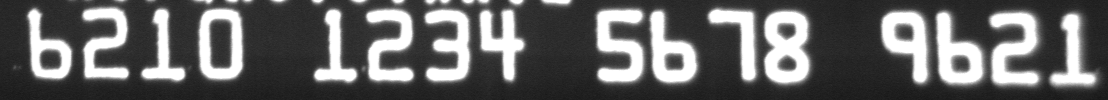
#> input picture Card_Project_Jiaojie/Muban_Pipei/DaMa_Pipei/test_images/img_22.png, 1108 x 100 px, found by its file name
$ python Gpt_new_method.py   (older library calls are emulated)
#> lines starting #> are read from the running program, lines starting #| are printed output that depends on the picture; after the words box and inside, x2 and y2 are one past the last pixel; in counts of white or black regions, pixels touching at a corner belong together
import os, cv2, numpy as np, matplotlib.pyplot as plt

input_path  = r"D:\PayCard_Detection\paycard_dectection_test1\Muban\Letter\test_images\img_22.png"  # 输入图像路径
output_dir  = 'full_enhance_outputs_1'

force_invert = None
bg_gauss_sigma = 14
diff_large_sigma = 10.0
diff_small_sigma = 1.3
halo_diff_clip = 0.0  # 一般保持0

dehalo_merge_weight_bg = 0.55
dehalo_merge_weight_diff = 0.45

stretch_low_pct  = 1.0
stretch_high_pct = 99.2

use_CLAHE   = True
clahe_clip  = 2.2
clahe_tile  = (8,8)

erode_iterations = 2
alpha_gamma      = 1.6
alpha_min_cut    = 0.03

sharpen_scales    = [1.0, 2.0, 4.0]
sharpen_amounts   = [0.9, 0.5, 0.3]
final_sharpen_mix = 0.65
edge_weight_power = 0.55
dehalo_clip       = 0.015

premultiply_alpha = False

save_extra_debug  = True


def ensure_dir(d):
    if not os.path.exists(d):
        os.makedirs(d, exist_ok=True)


def read_image(path):
    img = cv2.imread(path, cv2.IMREAD_UNCHANGED)
    if img is None:
        raise FileNotFoundError(path)
    if img.ndim == 2:
        img = cv2.cvtColor(img, cv2.COLOR_GRAY2BGR)
    if img.shape[2] == 4:
        img = img[:, :, :3]
    return img


def auto_invert_needed(gray_u8):
    mean_all = gray_u8.mean()
    hi = np.percentile(gray_u8, 95)
    ratio_hi = (gray_u8 >= hi).mean()
    return (mean_all > 150 and ratio_hi > 0.25)


def stretch_percentile(img_01, low_pct, high_pct):
    lo, hi = np.percentile(img_01, (low_pct, high_pct))
    out = (img_01 - lo) / (hi - lo + 1e-6)
    return np.clip(out, 0, 1)


def apply_CLAHE(gray_01):
    g8 = (gray_01 * 255).astype(np.uint8)
    clahe = cv2.createCLAHE(clipLimit=clahe_clip, tileGridSize=clahe_tile)
    out = clahe.apply(g8)
    return out.astype(np.float32) / 255.0


def build_soft_alpha(gray_01):
    g8 = (gray_01 * 255).astype(np.uint8)
    _, outer = cv2.threshold(g8, 0, 255, cv2.THRESH_BINARY + cv2.THRESH_OTSU)
    kernel = cv2.getStructuringElement(cv2.MORPH_ELLIPSE, (3, 3))
    core = cv2.erode(outer, kernel, iterations=erode_iterations)
    if core.sum() == 0:
        core = outer.copy()
    core_bin = (core > 0).astype(np.uint8)
    outer_bin = (outer > 0).astype(np.uint8)
    ring = outer_bin - core_bin
    ring[ring < 0] = 0
    inv_core = 1 - core_bin
    dist = cv2.distanceTransform(inv_core, cv2.DIST_L2, 3)
    dist_ring = dist * ring
    maxd = dist_ring.max() if dist_ring.max() > 0 else 1.0
    alpha = np.zeros_like(gray_01)
    alpha[core_bin == 1] = 1.0
    rp = ring == 1
    alpha[rp] = 1.0 - dist_ring[rp] / (maxd + 1e-6)
    alpha = np.clip(alpha, 0, 1)
    if alpha_gamma != 1.0:
        alpha = alpha ** alpha_gamma
    alpha[alpha < alpha_min_cut] = 0
    return alpha, core_bin, ring, dist_ring / (maxd + 1e-6)


def multi_scale_sharpen(gray_01, scales, amounts):
    accum = np.zeros_like(gray_01)
    for s, w in zip(scales, amounts):
        blur = cv2.GaussianBlur(gray_01, (0, 0), s)
    detail = gray_01 - blur
    accum += w * detail
    sharpened = np.clip(gray_01 + accum, 0, 1)
    return sharpened, accum


def edge_weight_map(gray_01):
    gx = cv2.Sobel(gray_01, cv2.CV_32F, 1, 0, ksize=3)
    gy = cv2.Sobel(gray_01, cv2.CV_32F, 0, 1, ksize=3)
    mag = np.sqrt(gx + gy)
    mag /= (mag.max() + 1e-6)
    mag = cv2.GaussianBlur(mag, (3, 3), 0)
    w = np.clip(mag, 0, 1) ** edge_weight_power
    return w


def prevent_halo(orig, sharpened):
    diff = sharpened - orig
    over_pos = diff > dehalo_clip
    over_neg = diff < -dehalo_clip
    sharpened[over_pos] = orig[over_pos] + dehalo_clip
    sharpened[over_neg] = orig[over_neg] - dehalo_clip
    return np.clip(sharpened, 0, 1)


def save_gray01(path, g):
    cv2.imwrite(path, (np.clip(g, 0, 1) * 255).astype(np.uint8))


def main():
    ensure_dir(output_dir)
    img = read_image(input_path)
#> in read_image, img is the input picture: shape (100, 1108, 3); min 23, max 255, mean 100.4
    H,W = img.shape[:2]
#> H = 100; W = 1108
    cv2.imwrite(os.path.join(output_dir,'01_input.png'), img)
    # Lab 亮度
    lab = cv2.cvtColor(img, cv2.COLOR_BGR2LAB)
#> lab: shape (100, 1108, 3); mean of channels 0, 1, 2 102.7, 128, 128
    L = lab[:, :, 0].astype(np.float32) / 255.0
    save_gray01(os.path.join(output_dir, '10_L_original.png'), L)

    # 自动或强制反色
    if force_invert is None:
        need_inv = auto_invert_needed((L * 255).astype(np.uint8))
#> in auto_invert_needed, `mean_all = gray_u8.mean()`: mean_all = 102.7
#> in auto_invert_needed, `hi = np.percentile(gray_u8, 95)`: hi = 255
#> in auto_invert_needed, `ratio_hi = (gray_u8 >= hi).mean()`: ratio_hi = 0.158
#> need_inv = False
    else:
        need_inv = bool(force_invert)
    L_proc = 1.0 - L if need_inv else L.copy()
    save_gray01(os.path.join(output_dir, '11_L_used.png'), L_proc)

    # 轻去噪
    L_denoise = cv2.GaussianBlur(L_proc, (0, 0), 0.6)
    save_gray01(os.path.join(output_dir, '12_L_denoise.png'), L_denoise)

    # 方法A：背景减法去光晕
    bg = cv2.GaussianBlur(L_denoise, (0, 0), bg_gauss_sigma)
    L_dehalo_bg = np.clip(L_denoise - (bg - bg.min()), 0, 1)
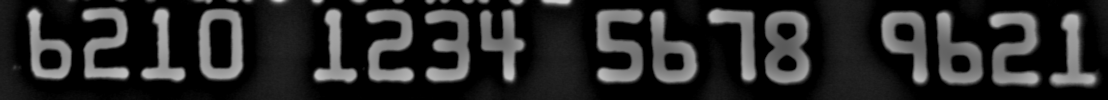
#> L_dehalo_bg: shape (100, 1108) float32; min 0, max 0.83, mean 0.158
    L_dehalo_bg = stretch_percentile(L_dehalo_bg, stretch_low_pct, stretch_high_pct)
#> in stretch_percentile, `lo, hi = np.percentile(img_01, (low_pct, high_pct))`: lo = 0; hi = 0.691
    save_gray01(os.path.join(output_dir, '20_L_dehalo_bg.png'), L_dehalo_bg)
    save_gray01(os.path.join(output_dir, '21_bg_large_blur.png'), bg / (bg.max() + 1e-6))

    # 方法B：差分去光晕
    blur_large = cv2.GaussianBlur(L_denoise, (0, 0), diff_large_sigma)
    blur_small = cv2.GaussianBlur(L_denoise, (0, 0), diff_small_sigma)
    diff_halo = np.clip(blur_large - blur_small - halo_diff_clip, 0, 1)
    L_dehalo_diff = np.clip(L_denoise - diff_halo, 0, 1)
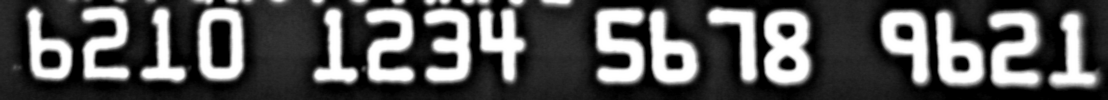
#> L_dehalo_diff: shape (100, 1108) float32; min 0, max 1, mean 0.328
    L_dehalo_diff = stretch_percentile(L_dehalo_diff, stretch_low_pct, stretch_high_pct)
    save_gray01(os.path.join(output_dir, '21_L_dehalo_diff.png'), L_dehalo_diff)
    save_gray01(os.path.join(output_dir, '22_diff_halo_est.png'), diff_halo)

    # 融合
    wa = max(dehalo_merge_weight_bg, 0.0)
    wb = max(dehalo_merge_weight_diff, 0.0)
    if wa + wb == 0: wa, wb = 1, 1
    L_dehalo = (wa * L_dehalo_bg + wb * L_dehalo_diff) / (wa + wb)
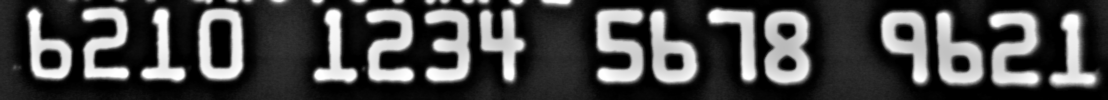
#> L_dehalo: shape (100, 1108) float32; min 0, max 1, mean 0.273
    save_gray01(os.path.join(output_dir, '30_L_after_dehalo.png'), L_dehalo)

    # 再拉伸
    L_dehalo_stretch = stretch_percentile(L_dehalo, stretch_low_pct, stretch_high_pct)
    save_gray01(os.path.join(output_dir, '31_L_dehalo_stretch.png'), L_dehalo_stretch)

    # 对比增强
    L_contrast = apply_CLAHE(L_dehalo_stretch) if use_CLAHE else L_dehalo_stretch
    save_gray01(os.path.join(output_dir, '40_L_contrast.png'), L_contrast)

    # Soft Alpha
    alpha_soft, core_mask, ring_mask, dist_norm = build_soft_alpha(L_contrast)
#> in build_soft_alpha, `_, outer = cv2.threshold(g8, 0, 255, cv2.THRESH_BINARY + cv2.THRESH_OT..`:
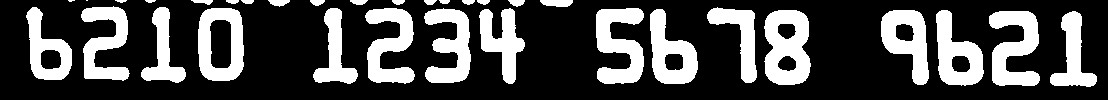
#> outer: shape (100, 1108); 28.7% white; 33 white regions (2 under 20 px), largest, box (x1, y1, x2, y2) and area: (764, 10, 811, 85) 2557, (989, 11, 1040, 86) 2335, (596, 8, 644, 84) 2316
#> in build_soft_alpha, `core = cv2.erode(outer, kernel, iterations=erode_iterations)`: core: shape (100, 1108); 20.3% white; 31 white regions (5 under 20 px), largest, box (x1, y1, x2, y2) and area: (766, 12, 809, 83) 1953, (991, 13, 1038, 84) 1694, (598, 10, 642, 82) 1670
#> in build_soft_alpha, `ring = outer_bin - core_bin`: ring: shape (100, 1108); values 0 (black) and 1 (white), 8.3% white in thin lines or dots, all inside (x1, y1, x2, y2) = (26, 0, 1097, 87)
#> in build_soft_alpha, `dist_ring = dist * ring`:
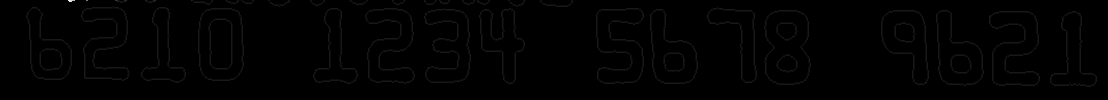
#> dist_ring: shape (100, 1108) float32; min 0, max 19.84, mean 0.117; drawn with min black and max white
#> in build_soft_alpha, `maxd = dist_ring.max() if dist_ring.max() > 0 else 1.0`: maxd = 19.84
#> in build_soft_alpha, `alpha[alpha < alpha_min_cut] = 0`: alpha: shape (100, 1108) float32; min 0, max 1, mean 0.278
    save_gray01(os.path.join(output_dir, '50_alpha_soft.png'), alpha_soft)
    cv2.imwrite(os.path.join(output_dir, '51_mask_core.png'), core_mask * 255)
    cv2.imwrite(os.path.join(output_dir, '52_mask_ring.png'), ring_mask * 255)
    save_gray01(os.path.join(output_dir, '53_dist_norm.png'), dist_norm)

    # 边缘权重 + 多尺度锐化
    edge_w = edge_weight_map(L_contrast)
#> in edge_weight_map, `gy = cv2.Sobel(gray_01, cv2.CV_32F, 0, 1, ksize=3)`:
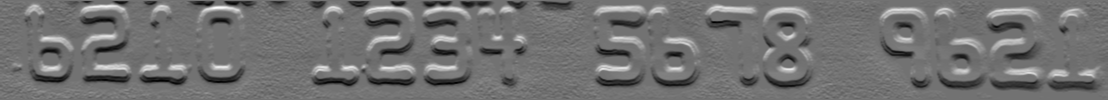
#> gy: shape (100, 1108) float32; min -1.65, max 2.04, mean -0.00919; drawn with min black and max white
#> in edge_weight_map, `mag = np.sqrt(gx + gy)`:
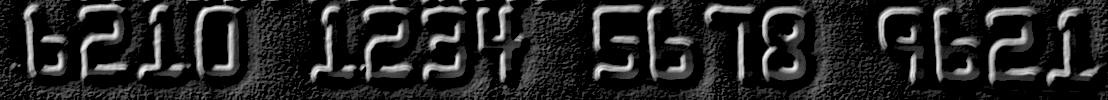
#> mag: shape (100, 1108) float32; 46.49% of the values are NaN or infinite; the others: min 0, max 1.59, mean 0.41; drawn with min black, max white, NaN and infinite black
#> in edge_weight_map, `mag /= (mag.max() + 1e-6)`: mag: shape (100, 1108) float32; every value is NaN or infinite
#> in edge_weight_map, `mag = cv2.GaussianBlur(mag, (3, 3), 0)`: mag: shape (100, 1108) float32; every value is NaN or infinite
    save_gray01(os.path.join(output_dir, '80_edge_weight.png'), edge_w)

    sharp_raw, sharp_layer = multi_scale_sharpen(L_contrast, sharpen_scales, sharpen_amounts)
    sharp_weighted = np.clip(L_contrast * (1 - edge_w) + sharp_raw * edge_w, 0, 1)
    L_sharp = L_contrast * (1 - final_sharpen_mix) + sharp_weighted * final_sharpen_mix
    L_sharp = prevent_halo(L_contrast, L_sharp)
    save_gray01(os.path.join(output_dir, '60_L_sharp_final.png'), L_sharp)

    layer_norm = sharp_layer - sharp_layer.min()
    layer_norm /= (layer_norm.max() + 1e-6)
    save_gray01(os.path.join(output_dir, '81_sharpen_layer.png'), layer_norm)

    # 反色恢复
    L_out = 1.0 - L_sharp if need_inv else L_sharp

    # 彩色恢复
    lab_out = lab.copy()
    lab_out[:, :, 0] = (np.clip(L_out, 0, 1) * 255).astype(np.uint8)
    color_out = cv2.cvtColor(lab_out, cv2.COLOR_LAB2BGR).astype(np.float32) / 255.0

    # 保存灰度 / 彩色
    save_gray01(os.path.join(output_dir, '70_enhanced_gray.png'), L_out)
    cv2.imwrite(os.path.join(output_dir, '71_enhanced_color.png'),
                (np.clip(color_out, 0, 1) * 255).astype(np.uint8))

    # 透明 RGBA
    alpha_u8 = (alpha_soft * 255).astype(np.uint8)
    rgb_u8 = (np.clip(color_out, 0, 1) * 255).astype(np.uint8)
    if premultiply_alpha:
        rgb_premul = (rgb_u8.astype(np.float32) * (alpha_soft[..., None])).astype(np.uint8)
        rgba = cv2.cvtColor(rgb_premul, cv2.COLOR_BGR2BGRA)
    else:
        rgba = cv2.cvtColor(rgb_u8, cv2.COLOR_BGR2BGRA)
    rgba[:, :, 3] = alpha_u8
    cv2.imwrite(os.path.join(output_dir, '72_enhanced_rgba.png'), rgba)
    cv2.imwrite(os.path.join(output_dir, '73_alpha.png'), alpha_u8)

    # 棋盘预览
    if save_extra_debug:
        tile = 10
        yy, xx = np.indices((H, W))
        board = ((xx // tile + yy // tile) % 2).astype(np.uint8)
        board_rgb = (board * 255).astype(np.uint8)
        board_rgb[board_rgb == 255] = 220
        board_rgb[board_rgb == 0] = 120
        board_rgb = cv2.cvtColor(board_rgb, cv2.COLOR_GRAY2BGR)
        a = alpha_soft[..., None]
        comp = (rgb_u8.astype(np.float32) * a + board_rgb * (1 - a)).astype(np.uint8)
        cv2.imwrite(os.path.join(output_dir, '74_checkboard_preview.png'), comp)

    # 流程概览
    steps = [
        ('原亮度', L),
        ('使用亮度(可能反色)', L_proc),
        ('去噪', L_denoise),
        ('背景去光影', L_dehalo_bg),
        ('差分去光影', L_dehalo_diff),
        ('融合去光影', L_dehalo),
        ('拉伸', L_dehalo_stretch),
        ('对比增强', L_contrast),
        ('Soft Alpha', alpha_soft),
        ('边缘权重', edge_w),
        ('锐化后', L_sharp),
        ('最终输出亮度', L_out)
    ]
    cols = 4
    rows = int(np.ceil(len(steps) / cols))
#> rows = 3
    plt.figure(figsize=(14, 3.2 * rows))
    for i, (title, im) in enumerate(steps, 1):
        plt.subplot(rows, cols, i)
        plt.imshow(im, cmap='gray', vmin=0, vmax=1)
        plt.title(title, fontsize=10)
        plt.axis('off')
#> this loop made 12 passes
#> title on passes 1 to 12: '原亮度', '使用亮度(可能反色)', '去噪', '背景去光影', '差分去光影', '融合去光影', '拉伸', '对比增强', 'Soft Alpha', '边缘权重', '锐化后', '最终输出亮度'
    plt.suptitle(f'文本增强流程 (invert={need_inv})', fontsize=14)
    plt.tight_layout(rect=[0, 0, 1, 0.96])
    plt.savefig(os.path.join(output_dir, 'pipeline_overview.png'), dpi=120)
    plt.close()

    print('[DONE] 全部完成, 输出目录:', output_dir)
    print('主要结果: 72_enhanced_rgba.png / 71_enhanced_color.png / pipeline_overview.png')

if __name__ == "__main__":
    main()

$ run again, with Card_Project_Jiaojie/Muban_Pipei/DaMa_Pipei/test_images/img_1.png copied over Card_Project_Jiaojie/Muban_Pipei/DaMa_Pipei/test_images/img_22.png
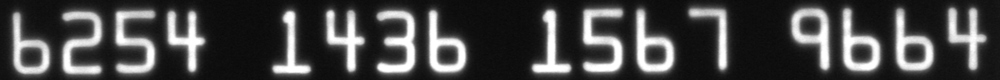
#> input picture Card_Project_Jiaojie/Muban_Pipei/DaMa_Pipei/test_images/img_1.png, 1000 x 80 px, shrunk from 2166 x 174 before the run, found by its file name
#> in read_image, img is the input picture: shape (80, 1000, 3); min 8, max 255, mean 70.5
#> lab: shape (80, 1000, 3); mean of channels 0, 1, 2 70.4, 128, 128
#> mean_all = 70.42
#> in auto_invert_needed, `hi = np.percentile(gray_u8, 95)`: hi = 249
#> ratio_hi = 0.0517
#> need_inv = False
#> in stretch_percentile, `lo, hi = np.percentile(img_01, (low_pct, high_pct))`: lo = 0; hi = 0.684
#> in build_soft_alpha, `_, outer = cv2.threshold(g8, 0, 255, cv2.THRESH_BINARY + cv2.THRESH_OT..`:
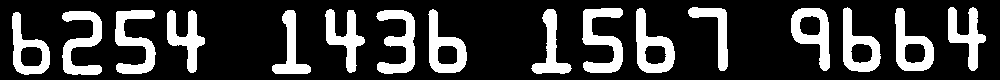
#> outer: shape (80, 1000); 22.5% white; 16 white regions, largest, box (x1, y1, x2, y2) and area: (582, 8, 623, 73) 1388, (115, 10, 156, 74) 1307, (62, 11, 102, 75) 1273
#> core: shape (80, 1000); 13.1% white; 16 white regions, largest, box (x1, y1, x2, y2) and area: (584, 10, 621, 71) 814, (117, 12, 154, 72) 741, (638, 10, 673, 71) 738
#> ring: shape (80, 1000); values 0 (black) and 1 (white), 9.3% white in thin lines or dots, all inside (x1, y1, x2, y2) = (12, 7, 986, 75)
#> maxd = 2.32
#> in edge_weight_map, `mag = np.sqrt(gx + gy)`:
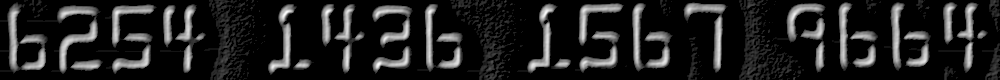
#> mag: shape (80, 1000) float32; 31.02% of the values are NaN or infinite; the others: min 0, max 1.57, mean 0.285; drawn with min black, max white, NaN and infinite black
#> rows = 3
#> the loop in main, `for i, (title, im) in enumerate(steps, 1):` made 12 passes
#> title on passes 1 to 8: '原亮度', '使用亮度(可能反色)', '去噪', '背景去光影', '差分去光影', '融合去光影', '拉伸', '对比增强'

$ run again, with Card_Project_Jiaojie/Muban_Pipei/DaMa_Pipei/test_images/img_11.png copied over Card_Project_Jiaojie/Muban_Pipei/DaMa_Pipei/test_images/img_22.png
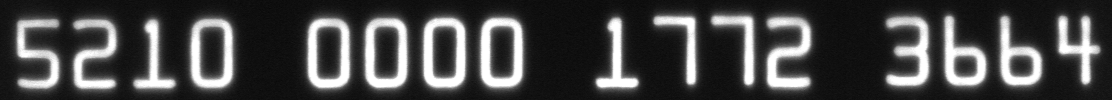
#> input picture Card_Project_Jiaojie/Muban_Pipei/DaMa_Pipei/test_images/img_11.png, 1112 x 100 px, found by its file name
#> in read_image, img is the input picture: shape (100, 1112, 3); min 8, max 255, mean 70.8
#> lab: shape (100, 1112, 3); mean of channels 0, 1, 2 70.5, 128, 128
#> mean_all = 70.54
#> in auto_invert_needed, `hi = np.percentile(gray_u8, 95)`: hi = 255
#> ratio_hi = 0.0502
#> need_inv = False
#> in stretch_percentile, `lo, hi = np.percentile(img_01, (low_pct, high_pct))`: lo = 0; hi = 0.68
#> in build_soft_alpha, `_, outer = cv2.threshold(g8, 0, 255, cv2.THRESH_BINARY + cv2.THRESH_OT..`:
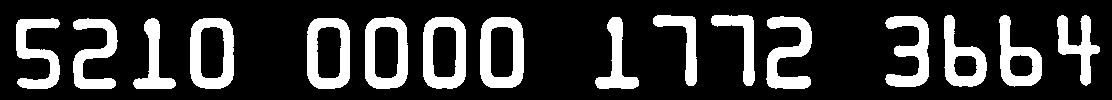
#> outer: shape (100, 1112); 21.4% white; 16 white regions, largest, box (x1, y1, x2, y2) and area: (480, 17, 524, 88) 1832, (190, 18, 234, 89) 1787, (423, 17, 466, 89) 1786
#> core: shape (100, 1112); 13.4% white; 16 white regions, largest, box (x1, y1, x2, y2) and area: (482, 19, 522, 86) 1184, (192, 20, 232, 87) 1139, (425, 19, 464, 87) 1138
#> ring: shape (100, 1112); values 0 (black) and 1 (white), 8% white in thin lines or dots, all inside (x1, y1, x2, y2) = (16, 15, 1100, 89)
#> maxd = 2.32
#> in edge_weight_map, `mag = np.sqrt(gx + gy)`:
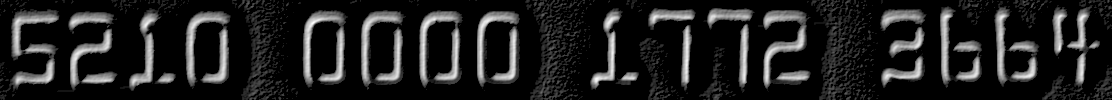
#> mag: shape (100, 1112) float32; 31.5% of the values are NaN or infinite; the others: min 0, max 1.48, mean 0.272; drawn with min black, max white, NaN and infinite black
#> rows = 3
#> the loop in main, `for i, (title, im) in enumerate(steps, 1):` made 12 passes
#> title on passes 1 to 8: '原亮度', '使用亮度(可能反色)', '去噪', '背景去光影', '差分去光影', '融合去光影', '拉伸', '对比增强'
